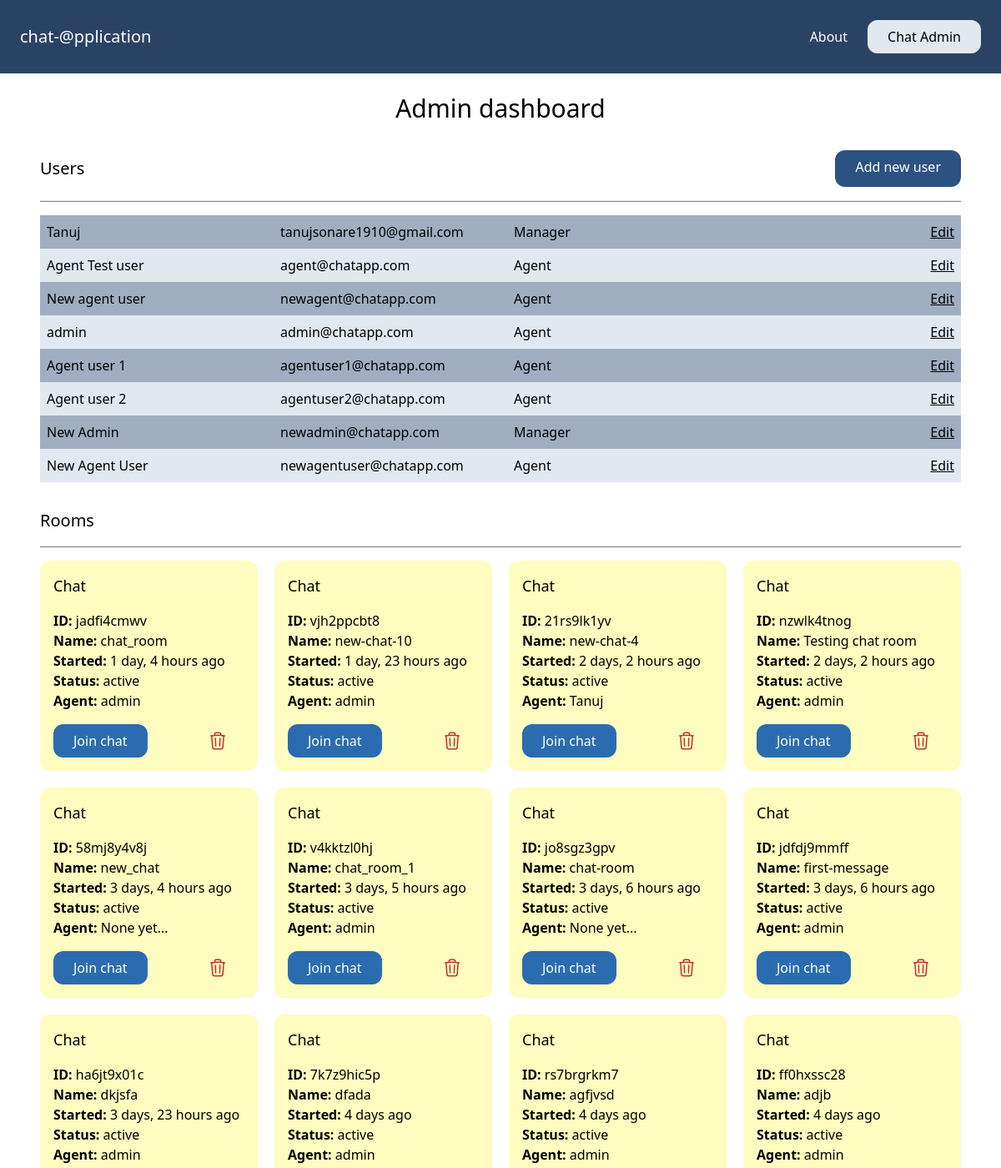
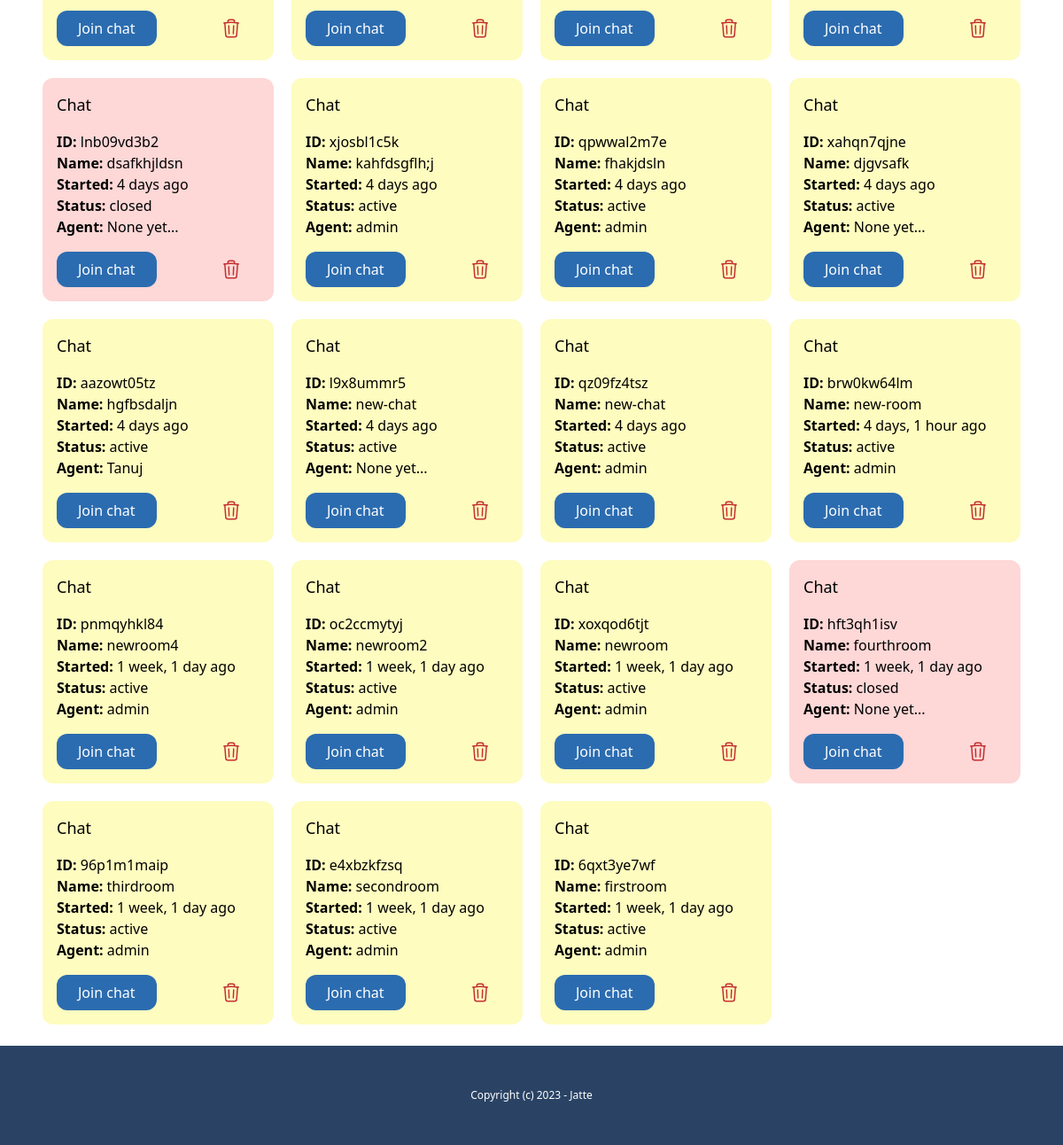
The app's page /admin-dashboard (signed in), older data (2 pictures, top to bottom).
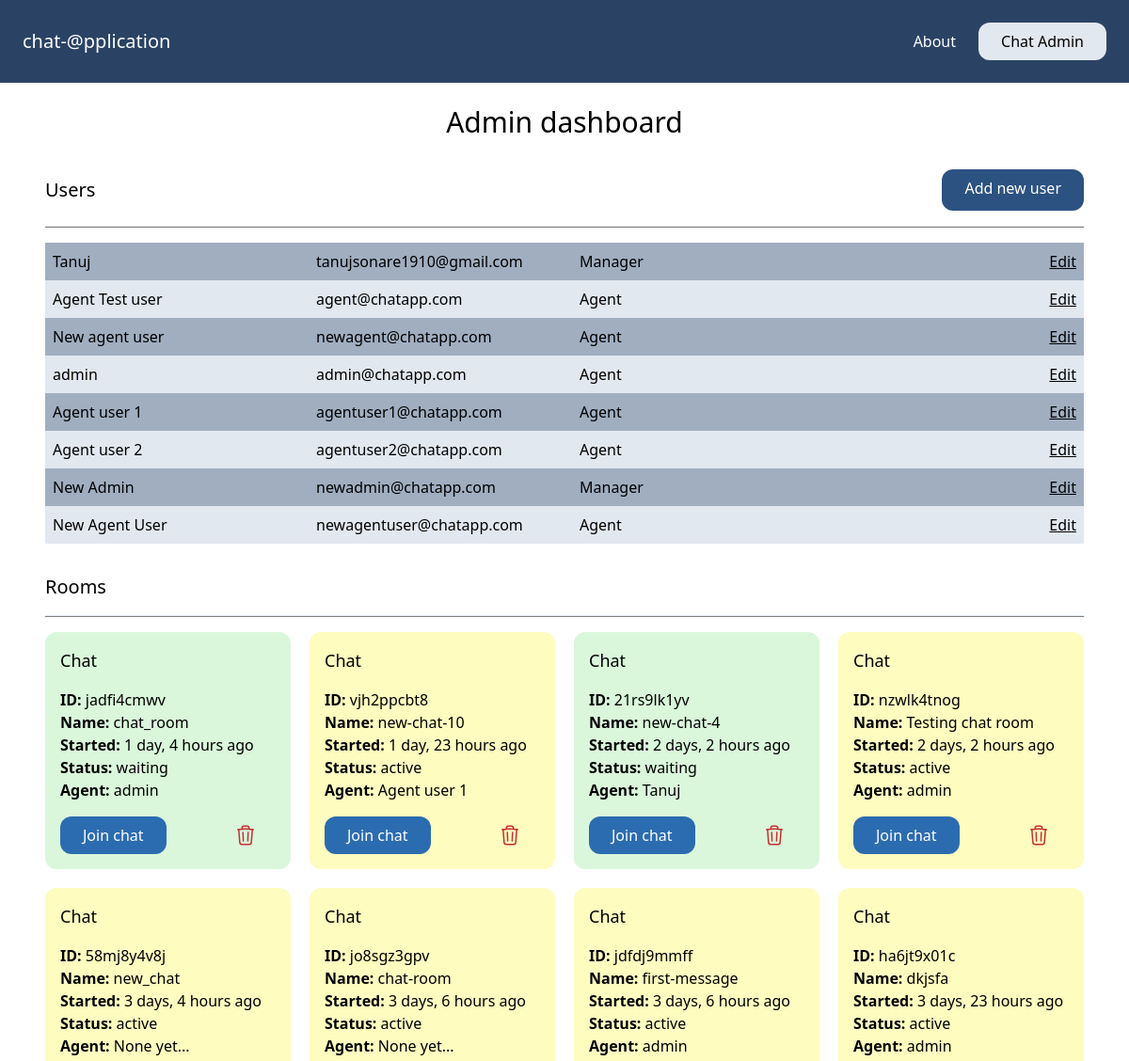
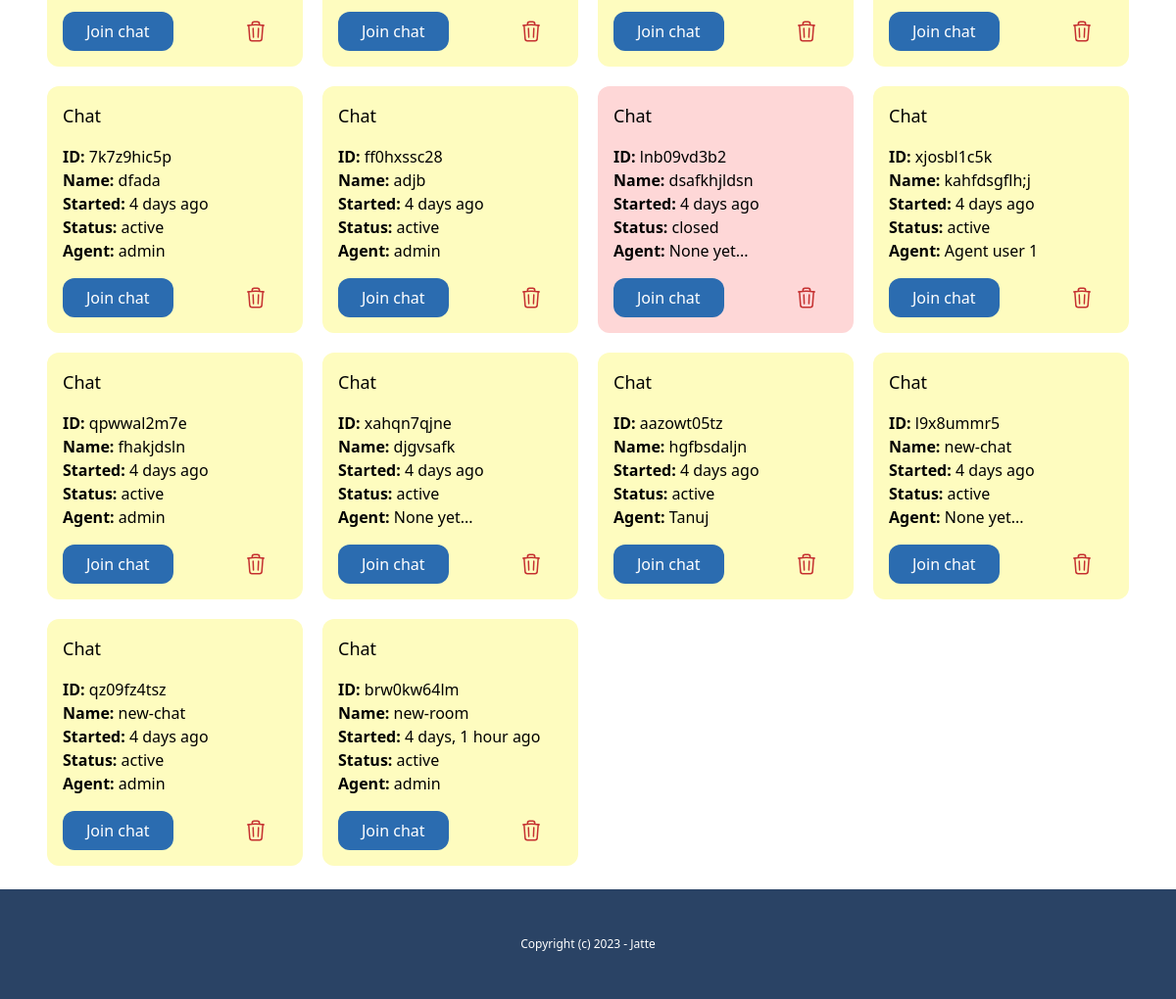
The same page, newer data (2 pictures, top to bottom).
### account/models.py (models this page shows)
class User(AbstractBaseUser, PermissionsMixin):
    AGENT = 'agent'
    MANAGER = 'manager'
    ROLES_CHOICES = (
        (AGENT, 'Agent'),
        (MANAGER, 'Manager'),
    )
    id = models.UUIDField(primary_key=True, default=uuid.uuid4, editable=False)
    email = models.EmailField(unique=True)
    name = models.CharField(max_length=255, blank=True, default='')
    role = models.CharField(max_length=20, choices=ROLES_CHOICES, default=AGENT)
    is_active = models.BooleanField(default=True)
    is_superuser = models.BooleanField(default=False)
    is_staff = models.BooleanField(default=False)
    date_joined = models.DateTimeField(default=timezone.now)
    last_login = models.DateTimeField(blank=True, null=True)
    objects = CustomUserManager()
    USERNAME_FIELD = 'email'
    EMAIL_FIELD = 'email'
    REQUIRED_FIELDS = ['name']

### chat/models.py (models this page shows, shortened)
class Room(models.Model):
    WAITING = "waiting"
    ACTIVE = "active"
    CLOSED = "closed"
    CHOICES_STATUS = (
        (WAITING, "waiting"),
        (ACTIVE, "active"),
        (CLOSED, "closed"),
    )
    uuid = models.CharField(max_length=255)
    client = models.CharField(max_length=255)
    agent = models.ForeignKey(User, null=True, blank=True, related_name="rooms", on_delete=models.CASCADE)
    messages = models.ManyToManyField(Message, blank=True)
    url = models.CharField(max_length=255, blank=True, null=True)
    status = models.CharField(max_length=20, choices=CHOICES_STATUS, default=WAITING)
    created_at = models.DateTimeField(auto_now_add=True)
    class Meta:
        ordering = ("-created_at",)

### chat/views.py (the view)
# urls.py: path("admin-dashboard", views.admin_dashboard, name="admin_dashboard"),
@login_required
def admin_dashboard(request):
    try:
        if request.user.groups.first().name == "Manager":
            rooms = Room.objects.all()
            staff_users = User.objects.filter(is_staff=True)
            return render(request, "chat/admin_dashboard.html",{
                "rooms": rooms,
                "staff_users": staff_users
            })
        elif request.user.groups.first().name == "agent":
            rooms = Room.objects.all()
            return render(request, "chat/admin_dashboard.html",{
                "rooms": rooms
            })
    except:
        raise PermissionDenied

### chat/templates/chat/admin_dashboard.html
{% extends "core/base.html" %}
{% load static %}
{% block content %}
    <div >
        {% if request.user.groups.all.first.name == "Manager" %}
            <h1 class="text-3xl text-center">Admin dashboard</h1>
            <div class="mt-8">
                <div class="flex justify-between">
                    <h2 class="text-xl py-2">Users</h2>
                    <a href="{% url 'chat:add_new_admin_user' %}" class="inline-block py-2 px-6 bg-blue-800 text-white rounded-xl">Add new user</a>
                </div>
                <hr class="my-4">
                <div class="mt-4">
                    {% for user in staff_users %}
                    <div class="grid grid-cols-4 gap-4 py-2 {% cycle 'bg-gray-500' 'bg-gray-300' %}">
                        <a href="{% url 'chat:user_details' user.pk %}" class="px-2 hover:underline hover:text-blue-700" role="button">{{user.name}}</a>
                        <p class="px-2">{{user.email}}</p>
                        <p class="px-2">{{user.get_role_display}}</p>
                        <p class="px-2 text-right">
                            <a href="{% url 'chat:edit_staff_user_profile' user.pk %}" class="underline" role="button" >Edit</a>
                        </p>
                    </div>
                    {% endfor %}
                </div>
            </div>
        {% else %}
            <h1 class="text-3xl text-center">Agent dashboard</h1>
        {% endif %}
        {% include 'chat/rooms_list.html' %}
    </div>
{% endblock content %}

### core/templates/core/base.html (shortened to what this page needs)
{% load static %}
<!doctype html>
<html>
    <head>
        <link rel="stylesheet" type="text/css" href="{% static 'css/main.min.css' %}">
        <link href="https://unpkg.com/tailwindcss@1.9.6/dist/tailwind.min.css" rel="stylesheet">
    </head>
    <body>
        <nav class="p-6 bg-blue-900 text-white flex justify-between items-center navbar">
            <a href="{% url 'core:index' %}" class="text-xl">chat-@pplication</a>
            <div class="flex items-end space-x-4">
                <a href="{% url 'core:about' %}" class="p-2">About</a>
                {% if request.user.groups.all.first.name == "Manager" or request.user.groups.all.first.name == "agent"%}
                    <a href="{% url 'chat:admin_dashboard' %}" class="inline-block p-2 px-6 bg-gray-300 text-black rounded-xl">Chat Admin</a>
                {% endif %}
            </div>
        </nav>
        <main class="max-w-6xl mx-auto p-6 content">
            {% block content %}
            {% endblock %}
        </main>
        <footer class="py-12 px-6 bg-blue-900 text-white text-center text-xs footer">
            <p>Copyright (c) 2023 - Jatte</p>
        </footer>
    </body>
</html>

### chat/templates/chat/rooms_list.html (shortened to what this page needs)
<div class="mt-8">
    <h1 class="text-xl mt-5">Rooms</h1>
    <hr class="my-4">
    {% if rooms %}
    <div class="grid grid-cols-4 gap-5">
        {% for room in rooms %}
        <div class="p-4 rounded-xl {% if room.status == 'waiting' %}card-waiting{% elif room.status == 'active' %}bg-yellow-200{% else %}bg-red-200{% endif %}">
            <h3 class="mb-4 text-lg">Chat</h3>
            <p>
                <b>ID: </b>{{room.uuid}} <br>
                <b>Name: </b>{{room.client}} <br>
                <b>Started: </b>{{room.created_at|timesince}} ago<br>
                <b>Status: </b>{{room.status}} <br>
                <b>Agent: </b>{% firstof room.agent.name 'None yet...' %} <br>
            </p>
            <div class="flex justify-between mt-4">
                <a href="{% url 'chat:room_details' room.uuid %}" class="inline-block py-2 px-6 bg-blue-700 text-white rounded-xl">Join chat</a>
                {% if room.agent == request.user or request.user.groups.all.first.name == "Manager"%}
                <a href="{% url 'chat:delete_room' room.id %}" ></a>
                {% endif %}
            </div>
        </div>
        {% endfor %}
    </div>
    {% else %}
        <div class="mt-8">
            <p class="text-center text-3xl mt-9">This agent didn't join any chat room yet</p>
        </div>
    {% endif %}
</div>

### core/templates/core/base.html (style rules this page uses)
.content { min-height: 500px; }
.card-waiting { background-color: #daf7db; }
hr { height: 1px; background-color: gray; }

Row changes from the older to the newer data that the page shows:
removed Room: uuid "v4kktzl0hj", client "chat_room_1", created_at "3 days, 5 hours", status "active", agent.name "admin"
removed Room: uuid "rs7brgrkm7", client "agfjvsd", created_at "4 days", status "active", agent.name "admin"
removed Room: uuid "pnmqyhkl84", client "newroom4", created_at "1 week, 1 day", status "active", agent.name "admin"
removed Room: uuid "oc2ccmytyj", client "newroom2", created_at "1 week, 1 day", status "active", agent.name "admin"
removed Room: uuid "xoxqod6tjt", client "newroom", created_at "1 week, 1 day", status "active", agent.name "admin"
removed Room: uuid "hft3qh1isv", client "fourthroom", created_at "1 week, 1 day", status "closed", agent "None yet..."
removed Room: uuid "96p1m1maip", client "thirdroom", created_at "1 week, 1 day", status "active", agent.name "admin"
removed Room: uuid "e4xbzkfzsq", client "secondroom", created_at "1 week, 1 day", status "active", agent.name "admin"
removed Room: uuid "6qxt3ye7wf", client "firstroom", created_at "1 week, 1 day", status "active", agent.name "admin"
changed Room "jadfi4cmwv": status "active" → "waiting"
changed Room "vjh2ppcbt8": agent.name "admin" → "Agent user 1"
changed Room "21rs9lk1yv": status "active" → "waiting"
changed Room "xjosbl1c5k": agent.name "admin" → "Agent user 1"
